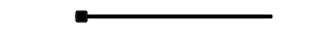
<?xml version="1.0" encoding="UTF-8"?>
<ui version="4.0">
 <class>yellowDirtItem</class>
 <widget class="QWidget" name="yellowDirtItem">
  <property name="geometry">
   <rect>
    <x>0</x>
    <y>0</y>
    <width>312</width>
    <height>34</height>
   </rect>
  </property>
  <property name="windowTitle">
   <string>yellowDirtItem</string>
  </property>
  <property name="styleSheet">
   <string notr="true">background-color: transparent;</string>
  </property>
  <layout class="QGridLayout" name="gridLayout_2">
   <property name="leftMargin">
    <number>0</number>
   </property>
   <property name="topMargin">
    <number>0</number>
   </property>
   <property name="rightMargin">
    <number>0</number>
   </property>
   <property name="bottomMargin">
    <number>0</number>
   </property>
   <property name="spacing">
    <number>0</number>
   </property>
   <item row="0" column="0">
    <widget class="QFrame" name="frame">
     <property name="frameShape">
      <enum>QFrame::StyledPanel</enum>
     </property>
     <property name="frameShadow">
      <enum>QFrame::Raised</enum>
     </property>
     <layout class="QGridLayout" name="gridLayout">
      <property name="leftMargin">
       <number>0</number>
      </property>
      <property name="topMargin">
       <number>0</number>
      </property>
      <property name="rightMargin">
       <number>0</number>
      </property>
      <property name="bottomMargin">
       <number>0</number>
      </property>
      <property name="spacing">
       <number>0</number>
      </property>
      <item row="0" column="0">
       <layout class="QHBoxLayout" name="horizontalLayout">
        <item>
         <spacer name="horizontalSpacer">
          <property name="orientation">
           <enum>Qt::Horizontal</enum>
          </property>
          <property name="sizeHint" stdset="0">
           <size>
            <width>40</width>
            <height>20</height>
           </size>
          </property>
         </spacer>
        </item>
        <item>
         <widget class="QToolButton" name="toolButton_color">
          <property name="minimumSize">
           <size>
            <width>30</width>
            <height>30</height>
           </size>
          </property>
          <property name="maximumSize">
           <size>
            <width>30</width>
            <height>30</height>
           </size>
          </property>
          <property name="styleSheet">
           <string notr="true">border-radius:15px;
background-color: rgb(255, 255, 255);</string>
          </property>
          <property name="text">
           <string/>
          </property>
         </widget>
        </item>
        <item>
         <widget class="QSlider" name="horizontalSlider_color_value">
          <property name="minimumSize">
           <size>
            <width>200</width>
            <height>30</height>
           </size>
          </property>
          <property name="orientation">
           <enum>Qt::Horizontal</enum>
          </property>
         </widget>
        </item>
        <item>
         <spacer name="horizontalSpacer_2">
          <property name="orientation">
           <enum>Qt::Horizontal</enum>
          </property>
          <property name="sizeHint" stdset="0">
           <size>
            <width>40</width>
            <height>20</height>
           </size>
          </property>
         </spacer>
        </item>
       </layout>
      </item>
     </layout>
    </widget>
   </item>
  </layout>
 </widget>
 <layoutdefault spacing="6" margin="11"/>
 <resources/>
 <connections/>
</ui>
